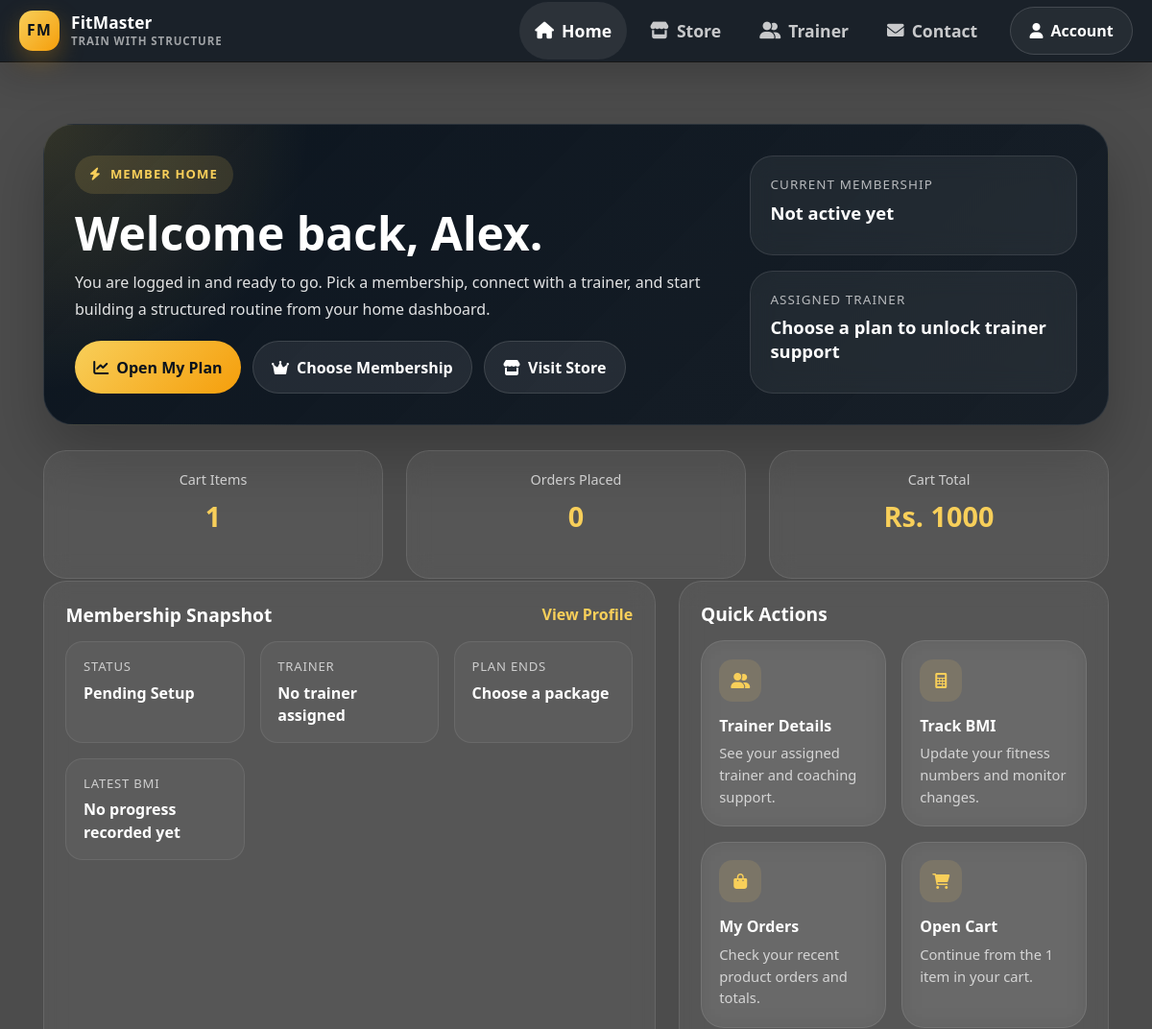
Page / (signed in, upper part) on the earlier database version.
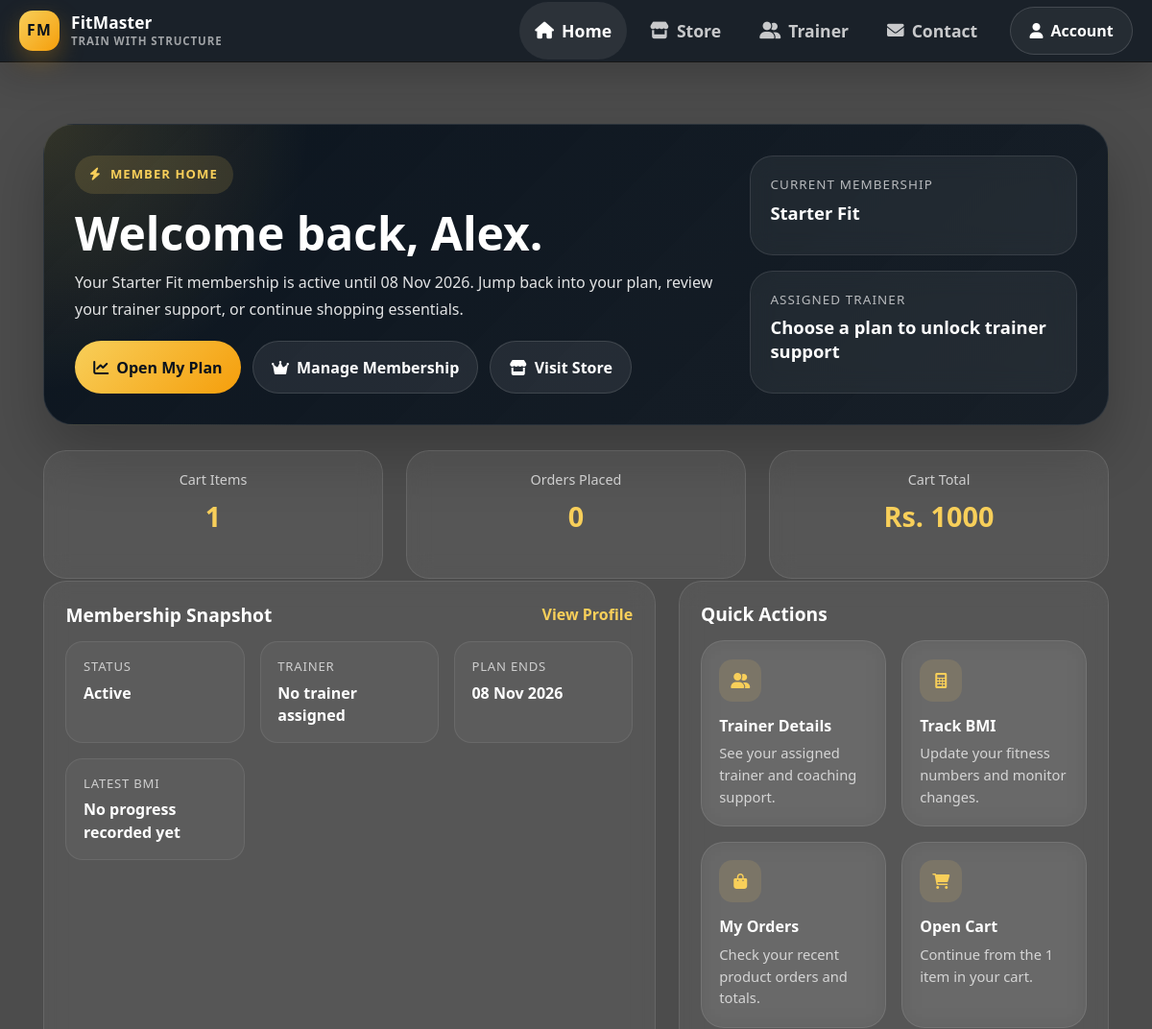
Same page on the later database version.
### Fit/models.py (models this page shows)
class Membership(models.Model):
    customer = models.ForeignKey(User, on_delete=models.CASCADE)
    package = models.ForeignKey(Package, on_delete=models.CASCADE,default=True)
    trainer = models.ForeignKey(Trainer, on_delete=models.SET_NULL, null=True)
    start_date = models.DateField()
    end_date = models.DateField()
    status = models.CharField(max_length=20)

class Package(models.Model):
    name = models.CharField(max_length=100)
    duration_months = models.IntegerField()
    price = models.DecimalField(max_digits=10, decimal_places=2)
    description = models.TextField()

### Fit/views.py (the view)
# urls.py: path('', index, name='index'),
@never_cache
@ensure_csrf_cookie
def index(request):
    trainers = list(Trainer.objects.select_related('users').all())
    packages = list(Package.objects.all())
    prod = list(Product.objects.all()[:10])
    product_slides = [prod[index:index + 4] for index in range(0, len(prod), 4)]
    testimonials = list(
        Feedback.objects.select_related('customer', 'trainer', 'trainer__users').order_by('-created_at')[:6]
    )
    trainer_cards = []
    for trainer in trainers:
        feedbacks = Feedback.objects.filter(trainer=trainer)
        rating = 0
        feedback_count = feedbacks.count()
        if feedback_count:
            rating = round(sum(item.rating for item in feedbacks) / feedback_count, 1)
        trainer_cards.append({
            'id': trainer.id,
            'name': f"{trainer.users.firstname or ''} {trainer.users.lastname or ''}".strip() or trainer.users.email,
            'specialty': trainer.get_category_display(),
            'experience': trainer.experience_year,
            'qualification': trainer.qualification,
            'specialization': trainer.specialization,
            'rating': rating,
            'feedback_count': feedback_count,
        })
    context = {
        'trainer': trainers,
        'Pack': packages,
        'featured_trainers': trainer_cards[:6],
        'available_packages': packages,
        'prod': prod,
        'product_slides': product_slides,
        'testimonials': testimonials,
    }
    if 'login' in request.session:
        user = User.objects.filter(email=request.session['login']).first()
        context['login'] = True
        if user:
            active_membership = _get_active_membership(user)
            latest_progress = FitnessProgress.objects.filter(customer=user).order_by('-record_date', '-id').first()
            cart_items = Cart.objects.filter(users=user, order_id=0).select_related('pro')
            orders = Order.objects.filter(users=user)
            notices = _get_visible_notices_for_user(user, role='customer')[:3]
            context.update({
                'home_user': user,
                'active_membership': active_membership,
                'latest_progress': latest_progress,
                'pending_cart_count': cart_items.count(),
                'cart_total': sum(item.total_price for item in cart_items),
                'order_count': orders.count(),
                'recent_products': prod[:4],
                'home_notices': notices,
            })
    response = render(request, 'index.html', context)
    response['Cache-Control'] = 'no-store, no-cache, must-revalidate, max-age=0'
    response['Pragma'] = 'no-cache'
    response['Expires'] = '0'
    return response

### Fit/context_processors.py (called while the page is built)
def footer_categories(request):
    return {
        'footer_categories': Category.objects.all().order_by('name')[:4]
    }

### Fit/views.py (called while the page is built)
def _get_visible_notices_for_user(user, role=None):
    resolved_role = role or user.role
    if resolved_role not in ['customer', 'trainer']:
        if Trainer.objects.filter(users=user).exists():
            resolved_role = 'trainer'
        else:
            resolved_role = 'customer'
    role_filter = 'specific_customer' if resolved_role == 'customer' else 'specific_trainer'
    role_group = 'customers' if resolved_role == 'customer' else 'trainers'
    return Notice.objects.filter(
        models.Q(audience='all') |
        models.Q(audience=role_group) |
        models.Q(audience=role_filter, recipient=user)
    ).select_related('created_by', 'recipient').order_by('-created_at')

def _get_active_membership(user):
    return (
        Membership.objects.filter(
            customer=user,
            status__iexact='Active',
            end_date__gte=date.today()
        )
        .select_related('package', 'trainer', 'trainer__users')
        .order_by('-end_date', '-id')
        .first()
    )

### Fit/templates/index.html (shortened to what the changed rows need)
{% extends "nav.html" %}
{% load static %}
{% block extra_css %}
<link rel="stylesheet" href="{% static 'css/templates/index.css' %}">
{% endblock %}
{% block content %}
{% if login %}
<div class="container">
  <section class="member-home">
    <div class="member-hero" data-aos="fade-up">
      <div>
        <div class="member-badge"><i class="fas fa-bolt"></i> Member Home</div>
        <h1>Welcome back, {{ home_user.firstname|default:home_user.email }}.</h1>
        {% if active_membership %}
        <p>Your {{ active_membership.package.name }} membership is active until {{ active_membership.end_date|date:"d M Y" }}. Jump back into your plan, review your trainer support, or continue shopping essentials.</p>
        {% else %}
        <p>You are logged in and ready to go. Pick a membership, connect with a trainer, and start building a structured routine from your home dashboard.</p>
        {% endif %}
        <div class="member-hero-actions">
          <a href="{% url 'myplan' %}" class="member-cta member-cta-primary"><i class="fas fa-chart-line"></i>Open My Plan</a>
          <a href="{% url 'usermember' %}" class="member-cta member-cta-secondary"><i class="fas fa-crown"></i>{% if active_membership %}Manage Membership{% else %}Choose Membership{% endif %}</a>
          <a href="{% url 'store' %}" class="member-cta member-cta-secondary"><i class="fas fa-store"></i>Visit Store</a>
        </div>
      </div>
      <div class="member-hero-side">
        <div class="member-side-card">
          <div class="side-label">Current Membership</div>
          <div class="side-value">
            {% if active_membership %}
            {{ active_membership.package.name }}
            {% else %}
            Not active yet
            {% endif %}
          </div>
        </div>
      </div>
    </div>
    <div class="row g-4">
      <div class="col-lg-7">
        <div class="member-panel">
          <div class="member-panel-head">
            <h2>Membership Snapshot</h2>
          </div>
          <div class="snapshot-grid">
            <div class="snapshot-item">
              <span>Status</span>
              <strong>{% if active_membership %}Active{% else %}Pending Setup{% endif %}</strong>
            </div>
            <div class="snapshot-item">
              <span>Plan Ends</span>
              <strong>{% if active_membership %}{{ active_membership.end_date|date:"d M Y" }}{% else %}Choose a package{% endif %}</strong>
            </div>
          </div>
        </div>
      </div>
      <div class="col-lg-5">
        <div class="member-panel">
          <div class="member-panel-head">
            <h2>Quick Actions</h2>
          </div>
        </div>
      </div>
    </div>
  </section>
</div>
{% endif %}
{% endblock content %}

Differences in the rows shown:
added Membership: package.name "Starter Fit", end_date "08 Nov 2026"
Other differences:
text no longer shown: "You are logged in and ready to go. Pick a membership, connect with a trainer, and start building a structured routine from your home dashboard. Choose Membership Not active yet Pending Setup Choose a package"
text now shown: "Your membership is active until . Jump back into your plan, review your trainer support, or continue shopping essentials. Manage Membership Active"
